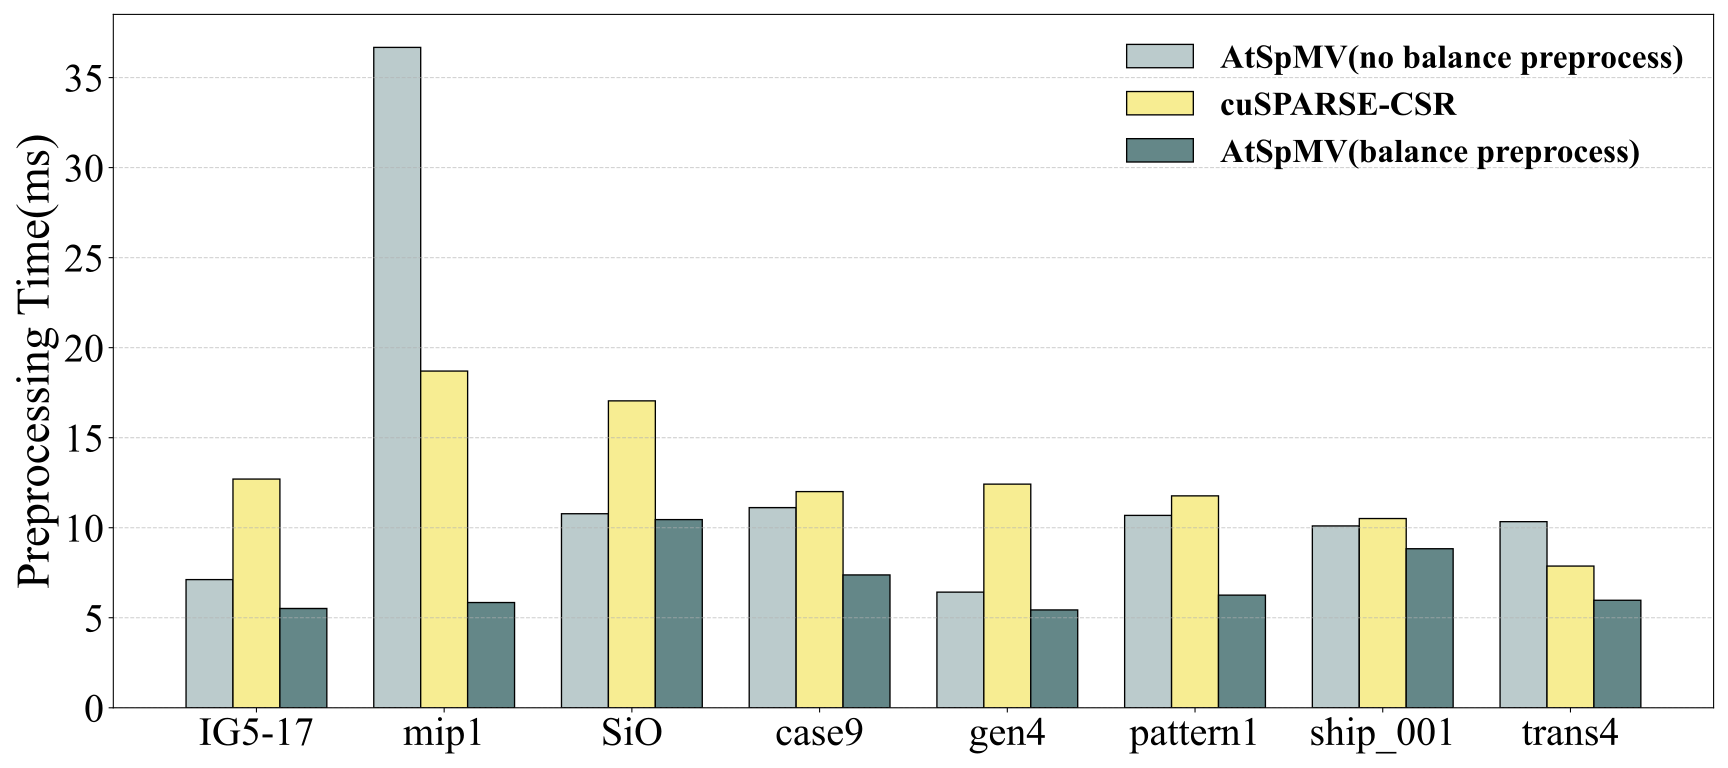

Generate this figure with Python:
import pandas as pd 
import numpy as np
import matplotlib.pyplot as plt
import datetime
import matplotlib.gridspec as gridspec
import matplotlib.font_manager as fm
fm.fontManager.addfont('/staff/chengjiajun/workspace/tcspmv/times.ttf')
fm.fontManager.addfont('/staff/chengjiajun/workspace/tcspmv/timeBold.ttf')
matrix = ["IG5-17","mip1","SiO","case9","gen4","pattern1","ship_001","trans4"]
cuspPre = [12702,18702,17045,12005,12420,11770,10511,7870]
atPreBal = [5514,5845,10452,7377,5436,6258,8835,5971]
atPreNoBal = [7120,36675,10778,11116,6424,10685,10099,10335]
cuspPre = np.array(cuspPre)/1000
atPreBal = np.array(atPreBal)/1000
atPreNoBal = np.array(atPreNoBal)/1000
fig, ax = plt.subplots(figsize=(18, 8))
fontY = {'family' : 'Times New Roman',
'weight' : 'normal',
'size'   : 30,
}
fontLabel = {'family' : 'Times New Roman',
'weight' : 'normal',
'size'   : 35,
}
font3 = {'family' : 'Times New Roman',
'weight' : 'bold',
'size'   : 25,
}
x = np.arange(len(matrix))
width = 0.25
p2 = ax.bar(x - width, atPreNoBal, width, 
             label='AtSpMV(no balance preprocess)', color="#BBCBCC", edgecolor='black')
ax.set_ylabel('Preprocessing Time(ms)',fontdict=fontLabel)
p1 = ax.bar(x  , cuspPre, width, 
            label='cuSPARSE-CSR', color="#F7ED92", edgecolor='black')
p2 = ax.bar(x + width, atPreBal, width, 
             label='AtSpMV(balance preprocess)', color="#648788", edgecolor='black')

for label in ax.get_yticklabels():
    label.set_fontproperties(fontY)
ax.set_xticks(x)
ax.grid(True, alpha=0.6, axis='y',zorder=0,ls='--')
ax.legend(prop= font3,markerscale=3.0,loc='upper right',ncol=1,framealpha=0)
ax.set_xticklabels(matrix, fontdict=fontY, weight='bold',rotation=0)
plt.tight_layout()
plt.savefig('pre_cmp.pdf')
plt.savefig('pre_cmp.svg')
